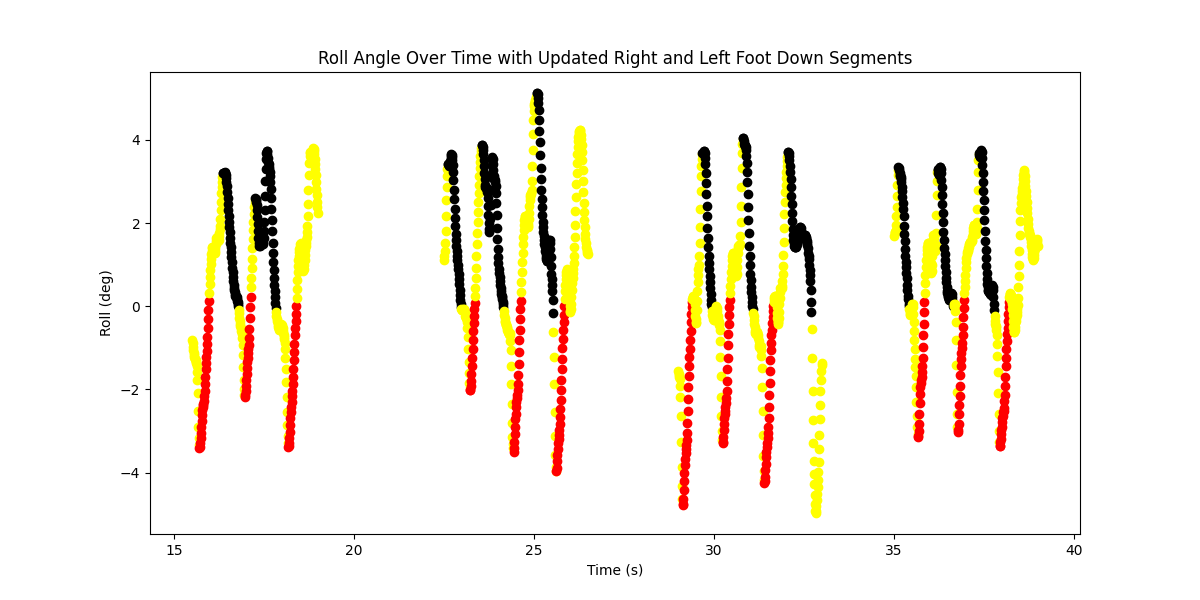

This chart was generated by the following Python code:
import pandas as pd
import matplotlib.pyplot as plt
import numpy as np

class Leg:
    def __init__(self, file_path):
        self.file_path = file_path
        self.data = None

    def load_data(self):
        self.data = pd.read_csv(self.file_path)

    def detect_batches(self, time_column, gap_threshold=1):
        time_diff = self.data[time_column].diff()
        batch_indices = time_diff > gap_threshold
        self.data['Batch'] = np.cumsum(batch_indices).fillna(0)

    def mark_leg_in_segments(self, roll_column):
        self.data['Leg'] = ''  # Initializing the Leg column
        self.data['Roll_diff'] = self.data[roll_column].diff()

        # Iterate through each batch
        for batch in self.data['Batch'].unique():
            batch_data = self.data[self.data['Batch'] == batch]

            # Right Foot Down Segments
            right_start_indices = batch_data[(batch_data['Roll_diff'].shift(-1) > 0) & (batch_data['Roll_diff'] <= 0) & (batch_data[roll_column] < -1.5)].index
            for start_idx in right_start_indices:
                end_idx = batch_data.loc[start_idx:][batch_data['Roll (deg)'] >= 0].first_valid_index()
                if end_idx is not None and batch_data.loc[end_idx] :
                    self.data.loc[start_idx:end_idx, 'Leg'] = 'Right'

            # Left Foot Down Segments
            left_start_indices = batch_data[(batch_data['Roll_diff'].shift(-1) <= 0) & (batch_data['Roll_diff'] > 0) & (batch_data[roll_column] > 2.5)].index
            for start_idx in left_start_indices:
                # end_idx = batch_data.loc[start_idx:][batch_data['Roll (deg)'] >= 0].first_valid_index()
                end_idx = batch_data.loc[start_idx:][batch_data['Roll (deg)'] <= 0].first_valid_index()
                if end_idx is not None:
                    self.data.loc[start_idx:end_idx, 'Leg'] = 'Left'

    def plot_data(self):
        plt.figure(figsize=(12, 6))

        # Plotting each point with the specified color
        for index, row in self.data.iterrows():
            if row['Leg'] == 'Right':
                color = 'red'
            elif row['Leg'] == 'Left':
                color = 'black'
            else:
                color = 'yellow'
            
            plt.scatter(row['Time (s)'], row['Roll (deg)'], color=color)

        # Setting plot labels and title
        plt.xlabel('Time (s)')
        plt.ylabel('Roll (deg)')
        plt.title('Roll Angle Over Time with Updated Right and Left Foot Down Segments')

        # Saving the plot to a file in PNG format
        plt.savefig('leg.png')

        # Closing the plot to free up memory
        plt.close()

    def exec(self):
        self.load_data()
        self.detect_batches('Time (s)')
        self.mark_leg_in_segments('Roll (deg)')
        self.plot_data()

# Usage
leg = Leg('filtered_roll.csv')
leg.exec()
